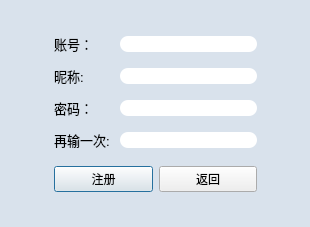
<?xml version="1.0" encoding="UTF-8"?>
<ui version="4.0">
 <class>RegisterDialog</class>
 <widget class="QDialog" name="RegisterDialog">
  <property name="geometry">
   <rect>
    <x>0</x>
    <y>0</y>
    <width>310</width>
    <height>227</height>
   </rect>
  </property>
  <property name="minimumSize">
   <size>
    <width>310</width>
    <height>227</height>
   </size>
  </property>
  <property name="maximumSize">
   <size>
    <width>310</width>
    <height>227</height>
   </size>
  </property>
  <property name="windowTitle">
   <string>注册</string>
  </property>
  <property name="styleSheet">
   <string notr="true">QLineEdit{
border-radius:8px;
}
QDialog{
	background-color: rgb(217, 226, 236);
}</string>
  </property>
  <layout class="QHBoxLayout" name="horizontalLayout_2">
   <item>
    <spacer name="horizontalSpacer">
     <property name="orientation">
      <enum>Qt::Horizontal</enum>
     </property>
     <property name="sizeHint" stdset="0">
      <size>
       <width>34</width>
       <height>20</height>
      </size>
     </property>
    </spacer>
   </item>
   <item>
    <layout class="QVBoxLayout" name="verticalLayout">
     <item>
      <spacer name="verticalSpacer_2">
       <property name="orientation">
        <enum>Qt::Vertical</enum>
       </property>
       <property name="sizeHint" stdset="0">
        <size>
         <width>20</width>
         <height>40</height>
        </size>
       </property>
      </spacer>
     </item>
     <item>
      <layout class="QGridLayout" name="gridLayout">
       <property name="bottomMargin">
        <number>10</number>
       </property>
       <property name="horizontalSpacing">
        <number>10</number>
       </property>
       <property name="verticalSpacing">
        <number>12</number>
       </property>
       <item row="0" column="1">
        <widget class="QLineEdit" name="new_username">
         <property name="maxLength">
          <number>12</number>
         </property>
        </widget>
       </item>
       <item row="2" column="1">
        <widget class="QLineEdit" name="newFirst_passwd">
         <property name="maxLength">
          <number>16</number>
         </property>
         <property name="echoMode">
          <enum>QLineEdit::Password</enum>
         </property>
        </widget>
       </item>
       <item row="0" column="0">
        <widget class="QLabel" name="label">
         <property name="font">
          <font>
           <pointsize>10</pointsize>
          </font>
         </property>
         <property name="text">
          <string>账号：</string>
         </property>
        </widget>
       </item>
       <item row="2" column="0">
        <widget class="QLabel" name="label_2">
         <property name="font">
          <font>
           <pointsize>10</pointsize>
          </font>
         </property>
         <property name="text">
          <string>密码：</string>
         </property>
        </widget>
       </item>
       <item row="3" column="1">
        <widget class="QLineEdit" name="newSec_passwd">
         <property name="minimumSize">
          <size>
           <width>137</width>
           <height>0</height>
          </size>
         </property>
         <property name="maxLength">
          <number>16</number>
         </property>
         <property name="echoMode">
          <enum>QLineEdit::Password</enum>
         </property>
        </widget>
       </item>
       <item row="3" column="0">
        <widget class="QLabel" name="label_3">
         <property name="font">
          <font>
           <pointsize>10</pointsize>
          </font>
         </property>
         <property name="text">
          <string>再输一次:</string>
         </property>
        </widget>
       </item>
       <item row="1" column="0">
        <widget class="QLabel" name="label_4">
         <property name="font">
          <font>
           <pointsize>10</pointsize>
          </font>
         </property>
         <property name="text">
          <string>昵称:</string>
         </property>
        </widget>
       </item>
       <item row="1" column="1">
        <widget class="QLineEdit" name="nicknameEdit">
         <property name="maxLength">
          <number>11</number>
         </property>
        </widget>
       </item>
      </layout>
     </item>
     <item>
      <layout class="QHBoxLayout" name="horizontalLayout">
       <item>
        <widget class="QPushButton" name="registerButton">
         <property name="text">
          <string>注册</string>
         </property>
        </widget>
       </item>
       <item>
        <widget class="QPushButton" name="cancelButton">
         <property name="text">
          <string>返回</string>
         </property>
        </widget>
       </item>
      </layout>
     </item>
     <item>
      <spacer name="verticalSpacer">
       <property name="orientation">
        <enum>Qt::Vertical</enum>
       </property>
       <property name="sizeHint" stdset="0">
        <size>
         <width>20</width>
         <height>40</height>
        </size>
       </property>
      </spacer>
     </item>
    </layout>
   </item>
   <item>
    <spacer name="horizontalSpacer_2">
     <property name="orientation">
      <enum>Qt::Horizontal</enum>
     </property>
     <property name="sizeHint" stdset="0">
      <size>
       <width>34</width>
       <height>20</height>
      </size>
     </property>
    </spacer>
   </item>
  </layout>
 </widget>
 <resources/>
 <connections/>
</ui>
